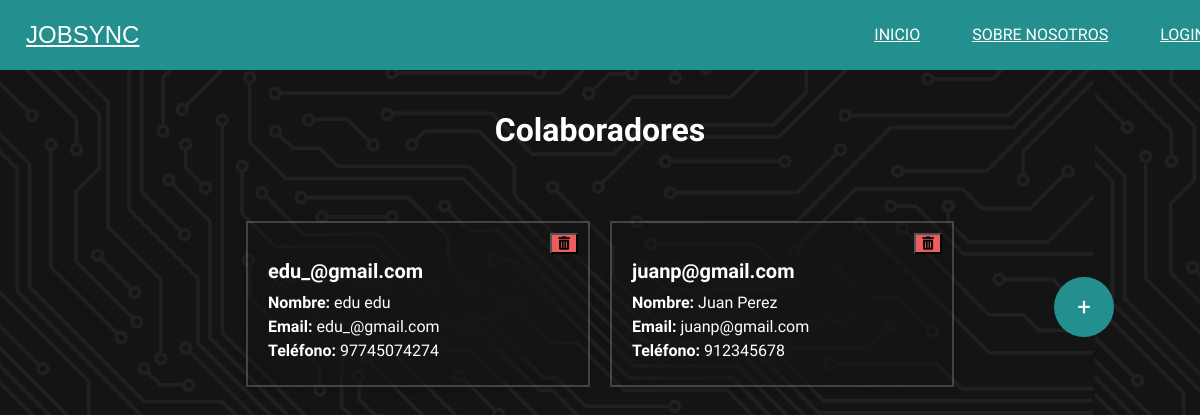
Page /colaboradores/ on the earlier database version.
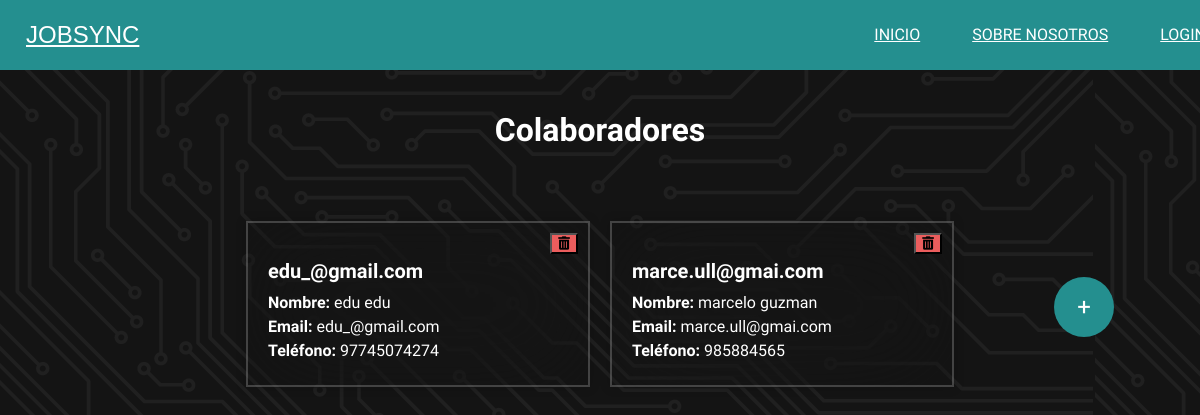
Same page on the later database version.
### JobSyncApp/models.py (models this page shows)
class CustomUser(AbstractUser):
    telefono = models.CharField(max_length=15)
    ROL_CHOICES = [
        (True, 'Colaborador'),
        (False, 'Admin'),
    ]
    rol = models.BooleanField(choices=ROL_CHOICES, default=True)

### JobSyncApp/views.py (the view)
# urls.py: path('colaboradores/', views.lista_colaboradores, name='colaboradores'),
def lista_colaboradores(request ):
    colaboradores = CustomUser.objects.filter(rol=True)
    return render(request, 'admin/colaboradores.html', {'colaboradores': colaboradores})

### JobSyncApp/templates/admin/colaboradores.html (shortened to what this page needs)
{% extends 'index.html' %}
{% load  static  %}
{% block extra_css %}
<link rel="stylesheet" href="{% static 'css' %}/listado_colaboradores.css">
<link rel="stylesheet" href="https://cdnjs.cloudflare.com/ajax/libs/font-awesome/5.15.4/css/all.min.css">
{% endblock extra_css %}
{% block contenido %}
<div class="header">
    <h1>Colaboradores</h1>
</div>
<div class="card-container">
    {% for colaborador in colaboradores %}
    <div class="card">
        <button class="delete-btn" data-url="{% url 'eliminar_usuario' colaborador.id %}" style="position: absolute; top: 10px; right: 10px; background-color: rgb(235, 93, 93);" > <i class="fas fa-trash-alt"></i></button>
        <h2>{{ colaborador.username }}</h2>
        <p><strong>Nombre:</strong> {{ colaborador.first_name }} {{ colaborador.last_name }}</p>
        <p><strong>Email:</strong> {{ colaborador.email }}</p>
        <p><strong>Teléfono:</strong> {{ colaborador.telefono }}</p>
    </div>
    {% endfor %}
</div>
{% endblock %}

Differences in the rows shown:
removed CustomUser: username "juanp@gmail.com", first_name "Juan", last_name "Perez", email "juanp@gmail.com", telefono "912345678"
added CustomUser: username "marce.ull@gmai.com", first_name "marcelo", last_name "guzman", email "marce.ull@gmai.com", telefono "985884565"
